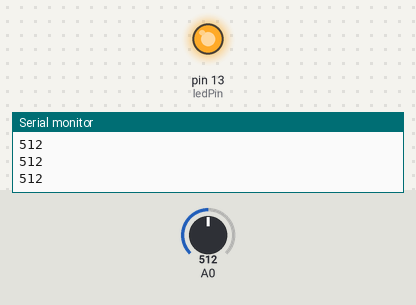
Recording of a sketch running on a simulated Arduino Uno, built with avr-gcc and run on an emulated ATmega328P. Parts: output pins drawn as LEDs (lit = HIGH), the last lines printed to the serial monitor. The test bench sets the inputs (shaded band); at power-on: A0 = 512.

Above: at 1.2 s.
1.3 s: A0 set to 414
2.8 s: A0 set to 392
At 3.6 s:
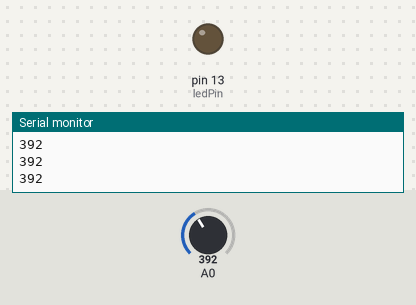
4.3 s: A0 set to 410
At 4.7 s:
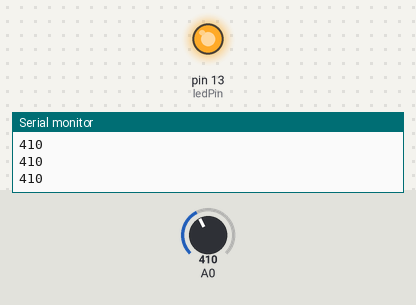
5.8 s: A0 set to 390
At 7.1 s:
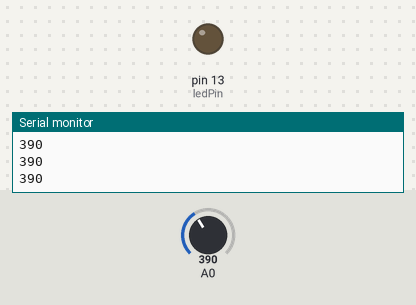
Timing chart, 0 to 8.3 s (numbered marks = the images above; inputs shaded):
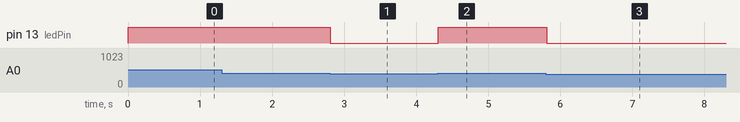

Measured:
- the behaviour switches between 401 and 400 on A0 (found by bisection; images 0 and 1)
- after the input at 2.8 s, pin 13 (ledPin): HIGH → LOW at once
- after the input at 4.3 s, pin 13 (ledPin): LOW → HIGH at once
- after the input at 5.8 s, pin 13 (ledPin): HIGH → LOW at once

The sketch:

photo_interrupter.ino
```cpp
/***************************************************/
const int ledPin = 13; //the number of the led pin
int val = 0; //variable to store the value from photo interrupter
/***************************************************/
void setup()
{
  pinMode(ledPin,OUTPUT); //initialize led as an output
  Serial.begin(9600);

}
/***************************************************/
void loop()
{
  val = analogRead(0);  //read the value from photo interrupter
  Serial.println(val);
  if(val > 400) //when interrupted
  {
    digitalWrite(ledPin,HIGH); //turn the led on
  }
  else
  {
    digitalWrite(ledPin,LOW); //turn the led off
  }
}
/******************************************************/
```
